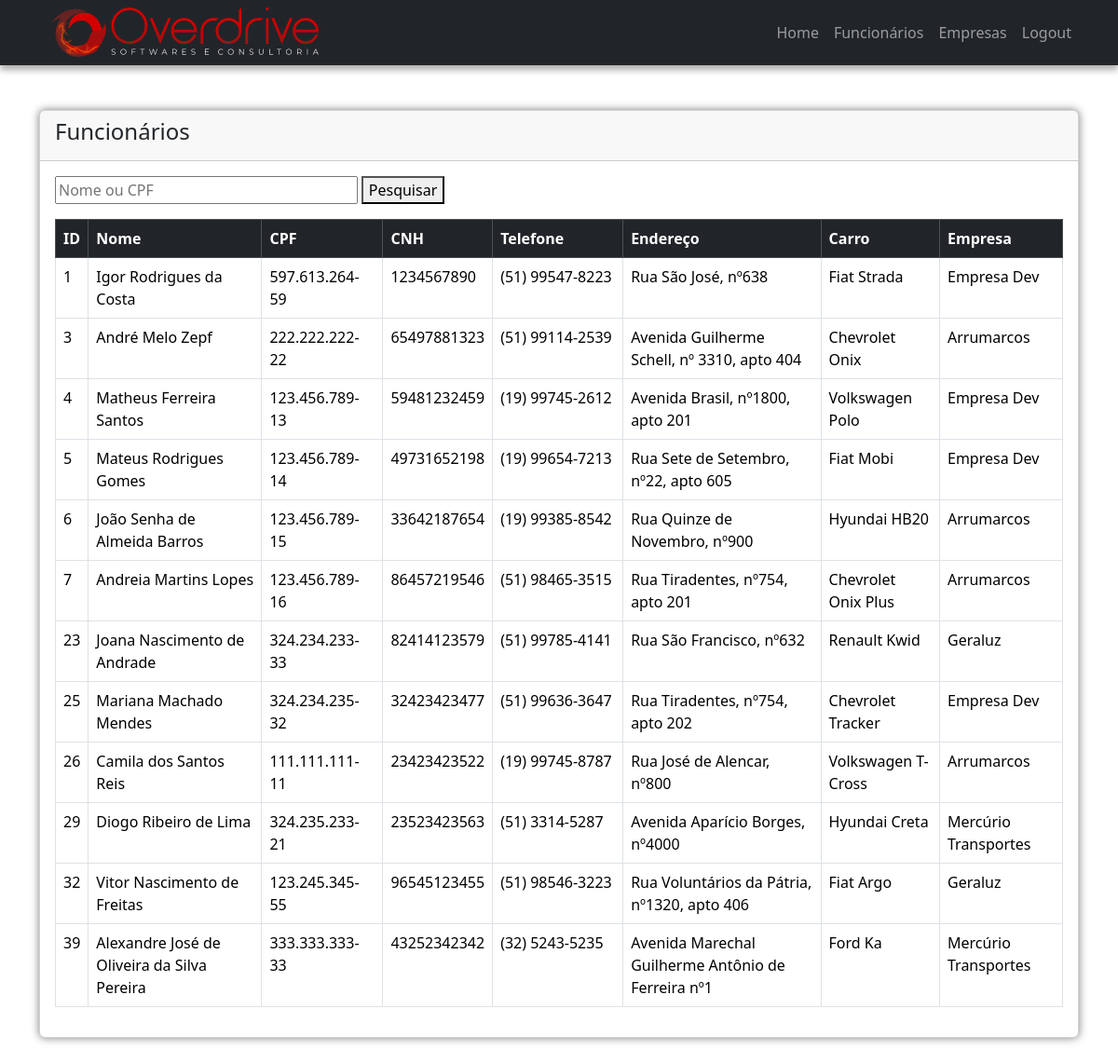
/view/tabela_up.php (signed in), run on the app's committed database.
### tables this page shows
CREATE TABLE IF NOT EXISTS `usuario` (
  `u_id` int NOT NULL AUTO_INCREMENT,
  `nome` varchar(255) DEFAULT NULL,
  `cpf` varchar(14) NOT NULL,
  `cnh` varchar(20) DEFAULT NULL,
  `telefone` varchar(15) DEFAULT NULL,
  `endereco` varchar(255) DEFAULT NULL,
  `carro` varchar(255) DEFAULT NULL,
  `empresa` int NOT NULL,
  `senha` varchar(255) NOT NULL,
  `acesso` tinyint(1) NOT NULL DEFAULT '0',
  PRIMARY KEY (`u_id`),
  UNIQUE KEY `cpf` (`cpf`),
  KEY `empresa` (`empresa`)
);

CREATE TABLE IF NOT EXISTS `empresa` (
  `e_id` int NOT NULL AUTO_INCREMENT,
  `cnpj` varchar(18) DEFAULT NULL,
  `nome` varchar(255) DEFAULT NULL,
  `nome_fantasia` varchar(255) DEFAULT NULL,
  `endereco` varchar(255) DEFAULT NULL,
  `telefone` varchar(15) DEFAULT NULL,
  `responsavel` varchar(255) DEFAULT NULL,
  PRIMARY KEY (`e_id`),
  UNIQUE KEY `cnpj` (`cnpj`)
);

### model/codeDAO.php (called while the page is built, shortened)
<?php
class codeDAO{
    private $banco;
    public function __construct(){
        $this->banco = new PDO('mysql:host='.HOST.'; dbname='.DB_NAME,USER,PASSWORD);
    }
    public function visualizarUsuarios(){
        if(isset($_GET['busca'])){
            $pesquisa = '%'. $_GET['busca'].'%';
            $query = "SELECT u.u_id, u.nome, u.cpf, u.cnh, u.telefone, u.endereco, u.carro, e.nome_fantasia as empresa from usuario as u join empresa as e on u.empresa = e.e_id WHERE u.cpf LIKE :pesquisa OR u.nome LIKE :pesquisa ORDER BY u.u_id";
            $query_run = $this->banco->prepare($query);
            $query_run->bindParam(':pesquisa',$pesquisa,PDO::PARAM_STR);
            $query_run->execute();
            return $query_run->fetchAll(PDO::FETCH_ASSOC);
        }else{
            $query="SELECT u.u_id, u.nome, u.cpf, u.cnh, u.telefone, u.endereco, u.carro, e.nome_fantasia as empresa from usuario as u join empresa as e on u.empresa = e.e_id ORDER BY u.u_id";
            $query_run = $this->banco->prepare($query);
            $query_run->execute();
            return $query_run->fetchAll(PDO::FETCH_ASSOC);
        }
    }
}
?>

### view/tabela_up.php (the view, shortened to what this page needs)
<?php
include('../includes/header.php');
include('../includes/navbar.php');
require('../model/codeDAO.php');
$codeDAO = new codeDAO;
?>
<div class="container mt-5">
    <div class="row justify-content-center">
        <div class="col-md-12 mb-5">
            <div class="card">
                <div class="table-responsive">
                    <div class="card-header">
                        <h4>Funcionários
                        </h4>
                    </div>
                    <div class="card-body">
                        <form action="" class="mb-3">
                            <input name="busca" style="width: 30%;" value="<?php if(isset($_GET['busca'])) echo $_GET['busca']; ?>" placeholder="Nome ou CPF" type="text" autofocus>
                            <button type="submit" >Pesquisar</button>
                        </form>
                        <table class="table table-bordered table-hover">
                            <thead class="table-dark">
                                <tr>
                                    <th scope="col">ID</th>
                                    <th scope="col">Nome</th>
                                    <th style="width:130px">CPF</th>
                                    <th>CNH</th>
                                    <th style="width:140px">Telefone</th>
                                    <th>Endereço</th>
                                    <th>Carro</th>
                                    <th>Empresa</th>
                                </tr>
                            </thead>
                            <tbody>
                                <?php
                                $resultado = $codeDAO->visualizarUsuarios();
                                if ($resultado == null){
                                    ?>
                                    <tr>
                                        <td colspan="9">Nenhum resultado encontrado...</td>
                                    </tr>
                                    <?php
                                } else {
                                    foreach($resultado as $dados){
                                    ?>
                                        <tr>
                                            <td><?php echo $dados['u_id']; ?></td>
                                            <td><?php echo $dados['nome']; ?></td>
                                            <td><?php echo $dados['cpf']; ?></td>
                                            <td><?php echo $dados['cnh']; ?></td>
                                            <td><?php echo $dados['telefone']; ?></td>
                                            <td><?php echo $dados['endereco']; ?></td>
                                            <td><?php echo $dados['carro']; ?></td>
                                            <td><?php echo $dados['empresa']; ?></td>
                                        </tr>
                                    <?php
                                    }
                                }
                                ?>
                            </tbody>
                        </table>
                    </div>
                </div>
            </div>
        </div>
    </div>
</div>
<?php
include('../includes/footer.php');
?>

### includes/header.php (shortened to what this page needs)
<!doctype html>
<html lang="pt-br">
  <head>
    <link rel="stylesheet" href="../style.css">
    <link href="https://cdn.jsdelivr.net/npm/bootstrap@5.3.2/dist/css/bootstrap.min.css" rel="stylesheet">
  </head>
  <body>

### includes/navbar.php (shortened to what this page needs)
<nav class="navbar navbar-expand-lg navbar-dark bg-dark">
  <div class="container">
    <img src="../images/logo-dark-peq.png" alt="Logo Overdrive">
    <div class="collapse navbar-collapse" id="navbarSupportedContent">
      <ul class="navbar-nav ms-auto mb-2 mb-lg-0">
        <?php
        if(isset($_SESSION['nome'])){
          ?>
          <li class="nav-item">
            <a class="nav-link" aria-current="page" href="../index.php">Home</a>
          </li>
          <li class="nav-item">
            <a class="nav-link" href="./tabela_up.php">Funcionários</a>
          </li>
          <li class="nav-item">
            <a class="nav-link" href="./tabela_ep.php">Empresas</a>
          </li>
          <li class="nav-item">
            <a class="nav-link" href="../controller/logout.php">Logout</a>
          </li>
          <?php
        }
        ?>
      </ul>
    </div>
  </div>
</nav>

### includes/footer.php (shortened to what this page needs)
</body>
</html>

### style.css (style rules this page uses)
nav { box-shadow: 0px 5px 7px rgba(0, 0, 0, 0.329); }
body { background: url(./images/cidade.png) no-repeat center center fixed; -webkit-background-size: cover; -moz-background-size: cover; background-size: cover; -o-background-size: cover; }
.card { box-shadow: 0px 0px 10px rgba(0, 0, 0, 0.514); }

### data on the page
usuario: u_id "1", nome "Igor Rodrigues da Costa", cpf "597.613.264-59", cnh "1234567890", telefone "(51) 99547-8223", endereco "Rua São José, nº638", carro "Fiat Strada", empresa.nome_fantasia "Empresa Dev"
usuario: u_id "3", nome "André Melo Zepf", cpf "222.222.222-22", cnh "65497881323", telefone "(51) 99114-2539", endereco "Avenida Guilherme Schell, nº 3310, apto 404", carro "Chevrolet Onix", empresa.nome_fantasia "Arrumarcos"
usuario: u_id "4", nome "Matheus Ferreira Santos", cpf "123.456.789-13", cnh "59481232459", telefone "(19) 99745-2612", endereco "Avenida Brasil, nº1800, apto 201", carro "Volkswagen Polo", empresa.nome_fantasia "Empresa Dev"
usuario: u_id "5", nome "Mateus Rodrigues Gomes", cpf "123.456.789-14", cnh "49731652198", telefone "(19) 99654-7213", endereco "Rua Sete de Setembro, nº22, apto 605", carro "Fiat Mobi", empresa.nome_fantasia "Empresa Dev"
usuario: u_id "6", nome "João Senha de Almeida Barros", cpf "123.456.789-15", cnh "33642187654", telefone "(19) 99385-8542", endereco "Rua Quinze de Novembro, nº900", carro "Hyundai HB20", empresa.nome_fantasia "Arrumarcos"
usuario: u_id "7", nome "Andreia Martins Lopes", cpf "123.456.789-16", cnh "86457219546", telefone "(51) 98465-3515", endereco "Rua Tiradentes, nº754, apto 201", carro "Chevrolet Onix Plus", empresa.nome_fantasia "Arrumarcos"
usuario: u_id "23", nome "Joana Nascimento de Andrade", cpf "324.234.233-33", cnh "82414123579", telefone "(51) 99785-4141", endereco "Rua São Francisco, nº632", carro "Renault Kwid", empresa.nome_fantasia "Geraluz"
usuario: u_id "25", nome "Mariana Machado Mendes", cpf "324.234.235-32", cnh "32423423477", telefone "(51) 99636-3647", endereco "Rua Tiradentes, nº754, apto 202", carro "Chevrolet Tracker", empresa.nome_fantasia "Empresa Dev"
usuario: u_id "26", nome "Camila dos Santos Reis", cpf "111.111.111-11", cnh "23423423522", telefone "(19) 99745-8787", endereco "Rua José de Alencar, nº800", carro "Volkswagen T-Cross", empresa.nome_fantasia "Arrumarcos"
usuario: u_id "29", nome "Diogo Ribeiro de Lima", cpf "324.235.233-21", cnh "23523423563", telefone "(51) 3314-5287", endereco "Avenida Aparício Borges, nº4000", carro "Hyundai Creta", empresa.nome_fantasia "Mercúrio Transportes"
usuario: u_id "32", nome "Vitor Nascimento de Freitas", cpf "123.245.345-55", cnh "96545123455", telefone "(51) 98546-3223", endereco "Rua Voluntários da Pátria, nº1320, apto 406", carro "Fiat Argo", empresa.nome_fantasia "Geraluz"
usuario: u_id "39", nome "Alexandre José de Oliveira da Silva Pereira", cpf "333.333.333-33", cnh "43252342342", telefone "(32) 5243-5235", endereco "Avenida Marechal Guilherme Antônio de Ferreira nº1", carro "Ford Ka", empresa.nome_fantasia "Mercúrio Transportes"
